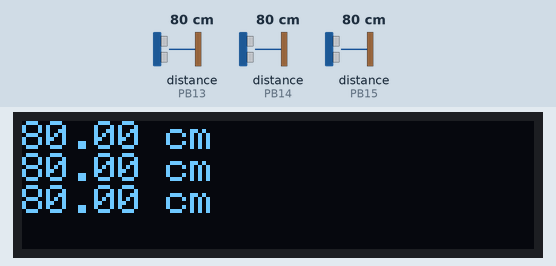
This program was run on a simulated STM32 Black Pill. Shown: 128×32 one-colour display. The inputs (shaded band) are chosen by the test bench; at power-on: distance to the obstacle (sensors on PB13, PB14, PB15) 80 cm. The echo pulse lasts 58.3 µs per cm.

Above: at 4.2 s.
4.3 s: distance to the obstacle (sensor on PB13) set to 2 cm
At 5.5 s:
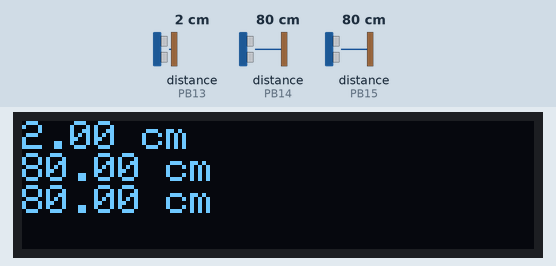
6.5 s: distance to the obstacle (sensor on PB14) set to 2 cm
At 7.1 s:
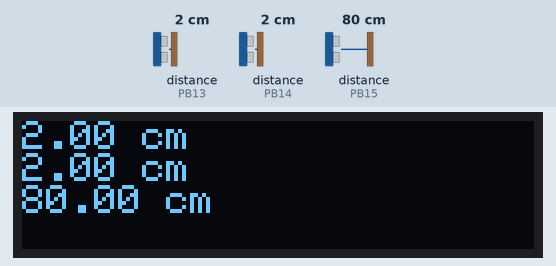
8.1 s: distance to the obstacle (sensor on PB15) set to 2 cm
At 9.5 s:
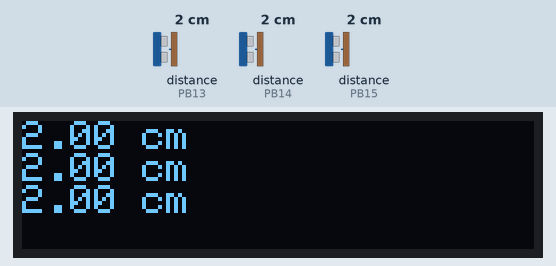
9.8 s: distance to the obstacle (sensor on PB13) set to 4 cm
At 11.9 s:
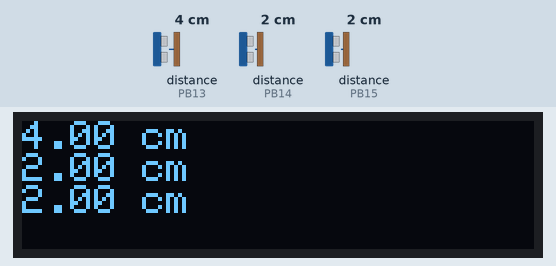
12.2 s: distance to the obstacle (sensor on PB14) set to 4 cm
At 13.0 s:
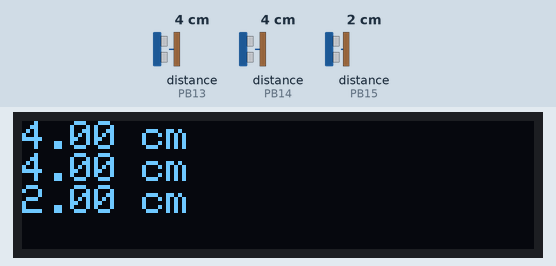
13.8 s: distance to the obstacle (sensor on PB15) set to 4 cm
At 15.4 s:
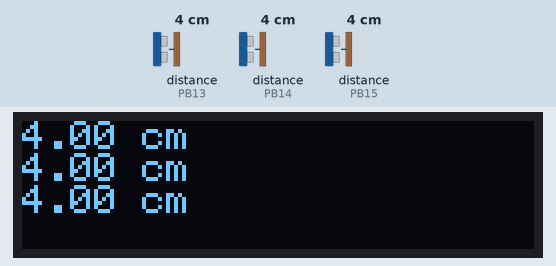
Timing chart, 0 to 16.5 s (numbered marks = the images above; inputs shaded):
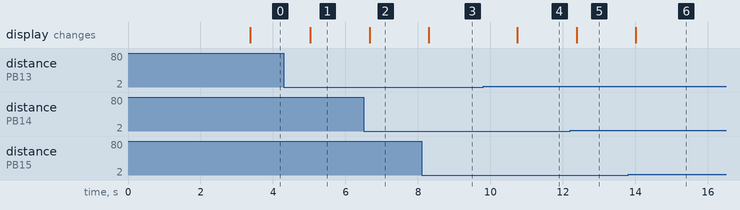

The program:

main.cpp
```cpp
#include <Arduino.h>
#include <HCSR04.h>
#include <Adafruit_GFX.h>
#include <Adafruit_SSD1306.h>

#define TRIG_PIN PB12
#define ECHO_PIN_RIGHT PB13
#define ECHO_PIN_FRONT PB14
#define ECHO_PIN_LEFT PB15
#define TEMPERATURE_ULTRASONIC 20
#define MAX_DISDANCE_ULTRASONIC 300

HCSR04 ultrasonicSensorRight(TRIG_PIN, ECHO_PIN_RIGHT, TEMPERATURE_ULTRASONIC, MAX_DISDANCE_ULTRASONIC);
HCSR04 ultrasonicSensorFront(TRIG_PIN, ECHO_PIN_FRONT, TEMPERATURE_ULTRASONIC, MAX_DISDANCE_ULTRASONIC);
HCSR04 ultrasonicSensorLeft(TRIG_PIN, ECHO_PIN_LEFT, TEMPERATURE_ULTRASONIC, MAX_DISDANCE_ULTRASONIC);

Adafruit_SSD1306 display(128, 32, &Wire, -1);

void setup()
{
    ultrasonicSensorRight.begin();
    ultrasonicSensorFront.begin();
    ultrasonicSensorLeft.begin();

    display.begin(SSD1306_SWITCHCAPVCC, 0x3C);
    display.clearDisplay();
    display.setTextSize(1);
    display.setTextColor(SSD1306_WHITE);
    display.setCursor(0, 0);
    display.println("Start:");
    display.display();

    delay(3000);
}

void loop()
{
    delay(100);
    float distaanceRight = ultrasonicSensorRight.getDistance();
    delay(100);
    float distaanceFront = ultrasonicSensorFront.getDistance();
    delay(100);
    float distaanceLeft = ultrasonicSensorLeft.getDistance();

    display.clearDisplay();
    display.setTextSize(1);
    display.setTextColor(SSD1306_WHITE);
    display.setCursor(0, 0);
    display.print(distaanceRight);
    display.println(" cm");
    display.print(distaanceFront);
    display.println(" cm");
    display.print(distaanceLeft);
    display.println(" cm");
    display.display();

    delay(500);
}
```

Measured:
- after the input at 4.3 s, the display: changes after 0.72 s (image 1)
- after the input at 6.5 s, the display: changes after 0.17 s (image 2)
- after the input at 8.1 s, the display: changes after 0.20 s (image 3)
- after the input at 9.8 s, the display: changes after 0.95 s (image 4)
- after the input at 12.2 s, the display: changes after 0.18 s (image 5)
- after the input at 13.8 s, the display: changes after 0.21 s (image 6)
